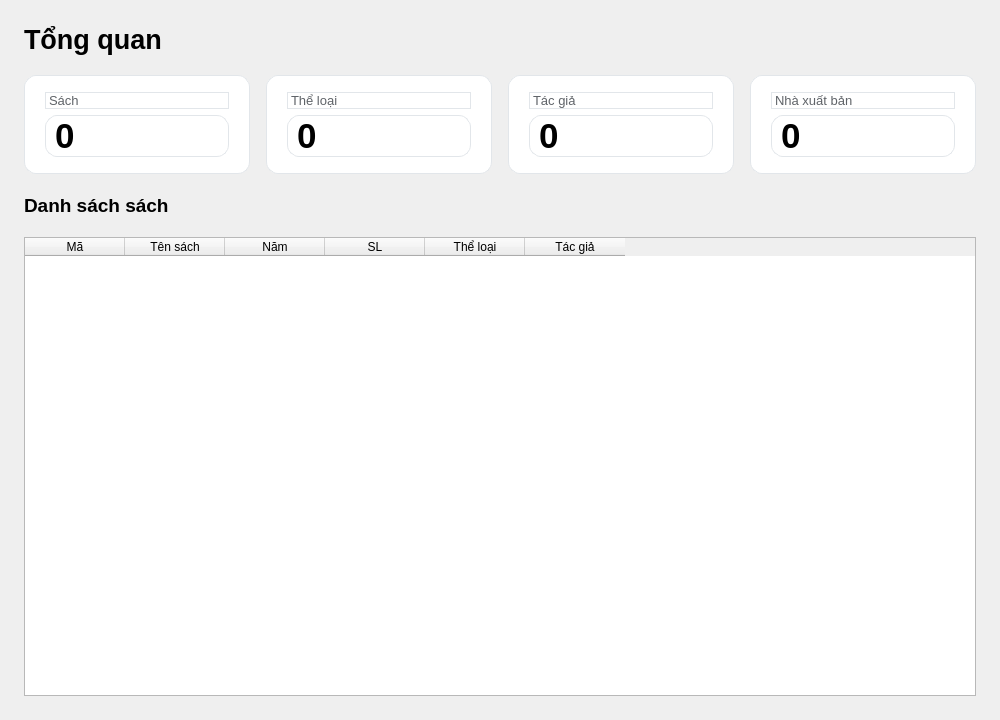
<?xml version="1.0" encoding="UTF-8"?>
<ui version="4.0">
 <class>ScreenStats</class>
 <widget class="QWidget" name="ScreenStats">
  <property name="geometry">
   <rect>
    <x>0</x>
    <y>0</y>
    <width>1000</width>
    <height>720</height>
   </rect>
  </property>
  <layout class="QVBoxLayout" name="verticalLayout_root">
   <property name="spacing">
    <number>20</number>
   </property>
   <property name="leftMargin">
    <number>24</number>
   </property>
   <property name="topMargin">
    <number>24</number>
   </property>
   <property name="rightMargin">
    <number>24</number>
   </property>
   <property name="bottomMargin">
    <number>24</number>
   </property>
   <item>
    <widget class="QLabel" name="label_page_title">
     <property name="font">
      <font>
       <pointsize>20</pointsize>
       <bold>true</bold>
      </font>
     </property>
     <property name="text">
      <string>Tổng quan</string>
     </property>
    </widget>
   </item>
   <item>
    <layout class="QHBoxLayout" name="horizontalLayout_cards">
     <property name="spacing">
      <number>16</number>
     </property>
     <item>
      <widget class="QFrame" name="frame_stat_books">
       <property name="frameShape">
        <enum>QFrame::StyledPanel</enum>
       </property>
       <property name="styleSheet">
        <string notr="true">QFrame { background: #ffffff; border: 1px solid #e2e6ea; border-radius: 12px; }</string>
       </property>
       <layout class="QVBoxLayout" name="verticalLayout_sb">
        <property name="leftMargin">
         <number>20</number>
        </property>
        <property name="topMargin">
         <number>16</number>
        </property>
        <property name="rightMargin">
         <number>20</number>
        </property>
        <property name="bottomMargin">
         <number>16</number>
        </property>
        <item>
         <widget class="QLabel" name="label_stat_books_caption">
          <property name="styleSheet">
           <string notr="true">color: #5f6368; font-size: 13px;</string>
          </property>
          <property name="text">
           <string>Sách</string>
          </property>
         </widget>
        </item>
        <item>
         <widget class="QLabel" name="label_stat_books_value">
          <property name="font">
           <font>
            <pointsize>26</pointsize>
            <bold>true</bold>
           </font>
          </property>
          <property name="text">
           <string>0</string>
          </property>
         </widget>
        </item>
       </layout>
      </widget>
     </item>
     <item>
      <widget class="QFrame" name="frame_stat_categories">
       <property name="frameShape">
        <enum>QFrame::StyledPanel</enum>
       </property>
       <property name="styleSheet">
        <string notr="true">QFrame { background: #ffffff; border: 1px solid #e2e6ea; border-radius: 12px; }</string>
       </property>
       <layout class="QVBoxLayout" name="verticalLayout_sc">
        <property name="leftMargin">
         <number>20</number>
        </property>
        <property name="topMargin">
         <number>16</number>
        </property>
        <property name="rightMargin">
         <number>20</number>
        </property>
        <property name="bottomMargin">
         <number>16</number>
        </property>
        <item>
         <widget class="QLabel" name="label_stat_categories_caption">
          <property name="styleSheet">
           <string notr="true">color: #5f6368; font-size: 13px;</string>
          </property>
          <property name="text">
           <string>Thể loại</string>
          </property>
         </widget>
        </item>
        <item>
         <widget class="QLabel" name="label_stat_categories_value">
          <property name="font">
           <font>
            <pointsize>26</pointsize>
            <bold>true</bold>
           </font>
          </property>
          <property name="text">
           <string>0</string>
          </property>
         </widget>
        </item>
       </layout>
      </widget>
     </item>
     <item>
      <widget class="QFrame" name="frame_stat_authors">
       <property name="frameShape">
        <enum>QFrame::StyledPanel</enum>
       </property>
       <property name="styleSheet">
        <string notr="true">QFrame { background: #ffffff; border: 1px solid #e2e6ea; border-radius: 12px; }</string>
       </property>
       <layout class="QVBoxLayout" name="verticalLayout_sa">
        <property name="leftMargin">
         <number>20</number>
        </property>
        <property name="topMargin">
         <number>16</number>
        </property>
        <property name="rightMargin">
         <number>20</number>
        </property>
        <property name="bottomMargin">
         <number>16</number>
        </property>
        <item>
         <widget class="QLabel" name="label_stat_authors_caption">
          <property name="styleSheet">
           <string notr="true">color: #5f6368; font-size: 13px;</string>
          </property>
          <property name="text">
           <string>Tác giả</string>
          </property>
         </widget>
        </item>
        <item>
         <widget class="QLabel" name="label_stat_authors_value">
          <property name="font">
           <font>
            <pointsize>26</pointsize>
            <bold>true</bold>
           </font>
          </property>
          <property name="text">
           <string>0</string>
          </property>
         </widget>
        </item>
       </layout>
      </widget>
     </item>
     <item>
      <widget class="QFrame" name="frame_stat_publishers">
       <property name="frameShape">
        <enum>QFrame::StyledPanel</enum>
       </property>
       <property name="styleSheet">
        <string notr="true">QFrame { background: #ffffff; border: 1px solid #e2e6ea; border-radius: 12px; }</string>
       </property>
       <layout class="QVBoxLayout" name="verticalLayout_sp">
        <property name="leftMargin">
         <number>20</number>
        </property>
        <property name="topMargin">
         <number>16</number>
        </property>
        <property name="rightMargin">
         <number>20</number>
        </property>
        <property name="bottomMargin">
         <number>16</number>
        </property>
        <item>
         <widget class="QLabel" name="label_stat_publishers_caption">
          <property name="styleSheet">
           <string notr="true">color: #5f6368; font-size: 13px;</string>
          </property>
          <property name="text">
           <string>Nhà xuất bản</string>
          </property>
         </widget>
        </item>
        <item>
         <widget class="QLabel" name="label_stat_publishers_value">
          <property name="font">
           <font>
            <pointsize>26</pointsize>
            <bold>true</bold>
           </font>
          </property>
          <property name="text">
           <string>0</string>
          </property>
         </widget>
        </item>
       </layout>
      </widget>
     </item>
    </layout>
   </item>
   <item>
    <widget class="QLabel" name="label_table_title">
     <property name="font">
      <font>
       <pointsize>14</pointsize>
       <bold>true</bold>
      </font>
     </property>
     <property name="text">
      <string>Danh sách sách</string>
     </property>
    </widget>
   </item>
   <item>
    <widget class="QTableWidget" name="table_stats_books">
     <property name="columnCount">
      <number>6</number>
     </property>
     <property name="rowCount">
      <number>0</number>
     </property>
     <property name="selectionBehavior">
      <enum>QAbstractItemView::SelectRows</enum>
     </property>
     <property name="alternatingRowColors">
      <bool>true</bool>
     </property>
     <column>
      <property name="text">
       <string>Mã</string>
      </property>
     </column>
     <column>
      <property name="text">
       <string>Tên sách</string>
      </property>
     </column>
     <column>
      <property name="text">
       <string>Năm</string>
      </property>
     </column>
     <column>
      <property name="text">
       <string>SL</string>
      </property>
     </column>
     <column>
      <property name="text">
       <string>Thể loại</string>
      </property>
     </column>
     <column>
      <property name="text">
       <string>Tác giả</string>
      </property>
     </column>
    </widget>
   </item>
  </layout>
 </widget>
 <resources/>
 <connections/>
</ui>
